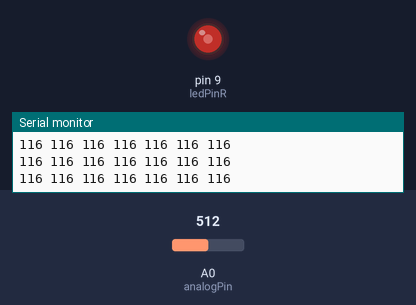
This sketch was run on a simulated Arduino Uno, built with avr-gcc and run on an emulated ATmega328P. Parts: output pins drawn as LEDs (lit = HIGH), the last lines printed to the serial monitor. Inputs (shaded band) come from the test bench; at power-on: A0 (analogPin) = 512. Pins used as bus, display or sensor lines are not drawn.

Above: at 1.2 s.
1.3 s: A0 (analogPin) set to 458
At 1.7 s:
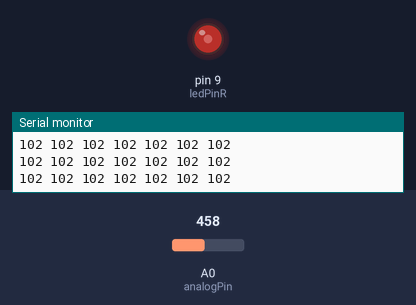
4.3 s: A0 (analogPin) set to 440
At 4.7 s:
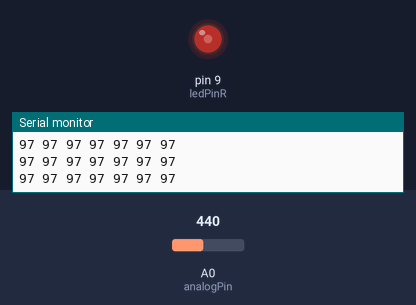
7.3 s: A0 (analogPin) set to 716
At 8.0 s:
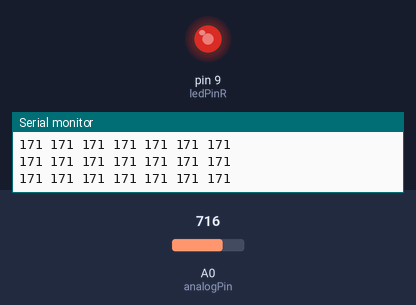
8.8 s: A0 (analogPin) set to 306
At 9.8 s:
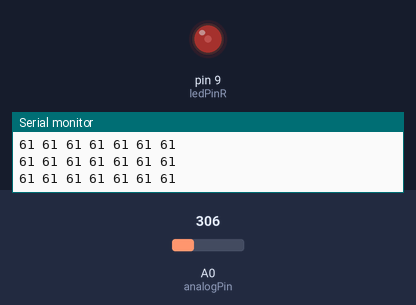
10.3 s: A0 (analogPin) set to 126
At 11.2 s:
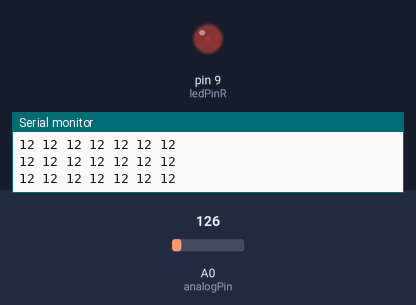
13.3 s: A0 (analogPin) set to 103
At 14.0 s:
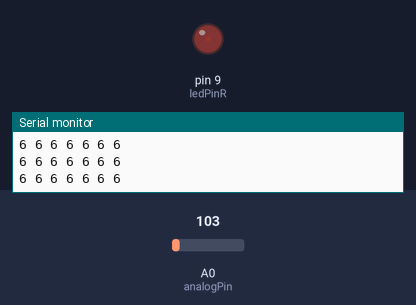
Timing chart, 0 to 15.8 s (numbered marks = the images above; inputs shaded):
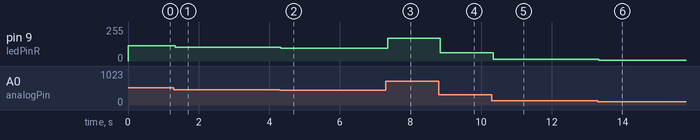

The sketch:

FNPDTEJHO238QE0.ino
```cpp
/* David Wang
 * Edit Steef van de Gruiter
 * Code that takes audio input from a 3.5mm cable
 * and flashes an LED strip based on the frequency
 * of the music.
 *
 * HUGE thanks to the arduino community
 * If you see your code here, I owe you my gratitude
 *
 */

int analogPin = 0; // MSGEQ7 OUT
int strobePin = 2; // MSGEQ7 STROBE
int resetPin = 4; // MSGEQ7 RESET
int spectrumValue[7];

// MSGEQ7 OUT pin produces values around 50-80
// when there is no input, so use this value to
// filter out a lot of the chaff.
int filterValue = 80;

// LED pins connected to the PWM pins on the Arduino

int ledPinR = 9;
// only red led
//int ledPinG = 10;
//int ledPinB = 11;

void setup()
{
  Serial.begin(9600);
  // Read from MSGEQ7 OUT
  pinMode(analogPin, INPUT);
  // Write to MSGEQ7 STROBE and RESET
  pinMode(strobePin, OUTPUT);
  pinMode(resetPin, OUTPUT);

  // Set analogPin's reference voltage
  analogReference(DEFAULT); // 5V

  // Set startup values for pins
  digitalWrite(resetPin, LOW);
  digitalWrite(strobePin, HIGH);
}

void loop()
{
  // Set reset pin low to enable strobe
  digitalWrite(resetPin, HIGH);
  digitalWrite(resetPin, LOW);

  // Get all 7 spectrum values from the MSGEQ7
  for (int i = 0; i < 7; i++)
  {
    digitalWrite(strobePin, LOW);
    delayMicroseconds(30); // Allow output to settle

    spectrumValue[i] = analogRead(analogPin);

    // Constrain any value above 1023 or below filterValue
    spectrumValue[i] = constrain(spectrumValue[i], filterValue, 1023);


    // Remap the value to a number between 0 and 255
    spectrumValue[i] = map(spectrumValue[i], filterValue, 1023, 0, 255);

    // Remove serial stuff after debugging
    Serial.print(spectrumValue[i]);
    Serial.print(" ");
    digitalWrite(strobePin, HIGH);
   }

   Serial.println();

   // Write the PWM values to the LEDs
   // I find that with three LEDs, these three spectrum values work the best
   analogWrite(ledPinR, spectrumValue[1]);
   // only red led
   //analogWrite(ledPinG, spectrumValue[4]);
   //analogWrite(ledPinB, spectrumValue[6]);
}
```

Measured:
- after the input at 1.3 s, pin 9 (ledPinR): 116/255 → 102/255 at once
- after the input at 4.3 s, pin 9 (ledPinR): 102/255 → 97/255 at once
- after the input at 7.3 s, pin 9 (ledPinR): 97/255 → 171/255 after 0.05 s
- after the input at 8.8 s, pin 9 (ledPinR): 171/255 → 61/255 at once
- after the input at 10.3 s, pin 9 (ledPinR): 61/255 → 12/255 at once
- after the input at 13.3 s, pin 9 (ledPinR): 12/255 → 6/255 at once
